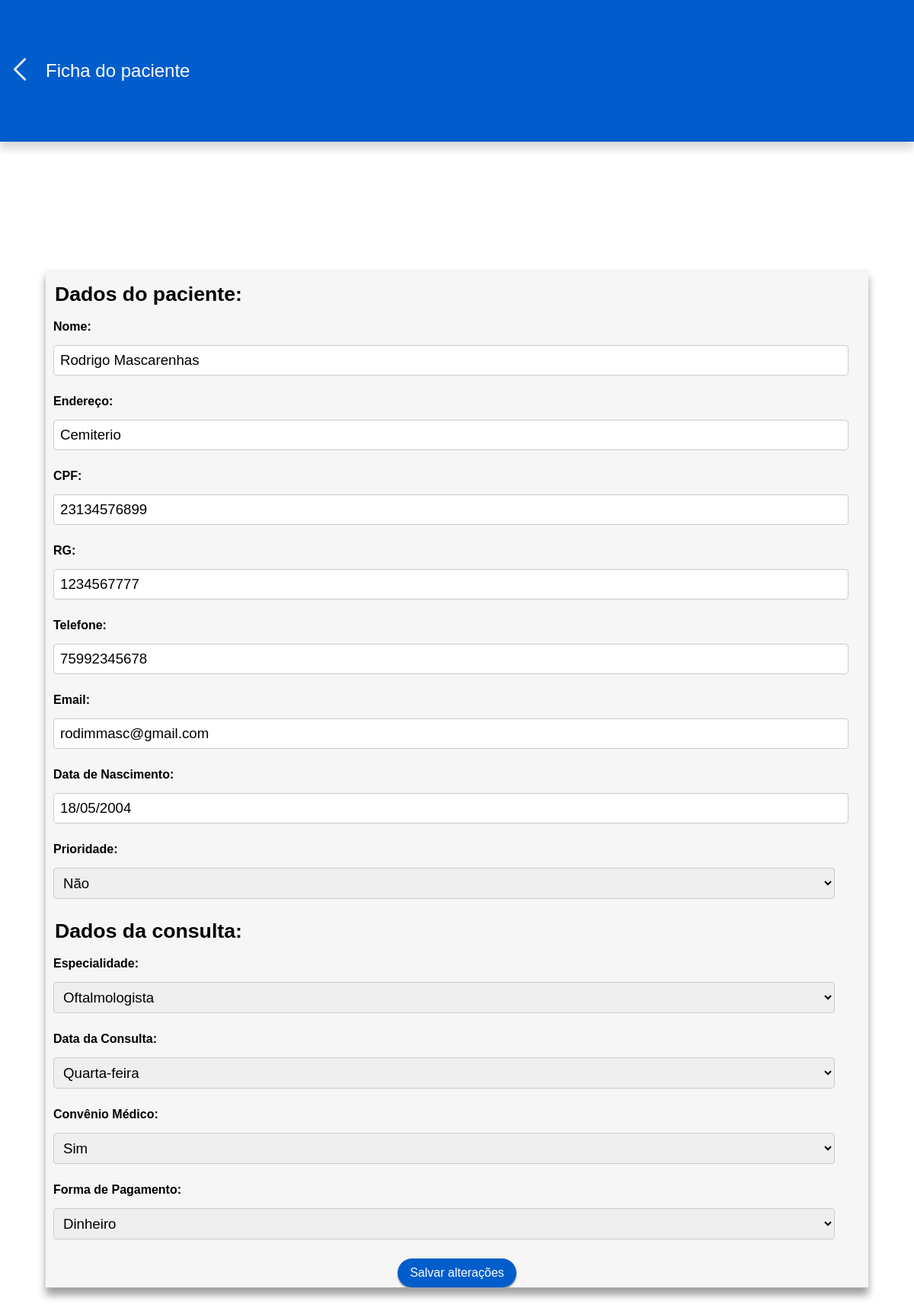
The app's page /edita/9/ with its own data.
### gerenciador/models.py (models this page shows)
class Paciente(models.Model): # CLASSE QUE REPRESENTA A TABELA PACIENTE NA BASE DE DADOS
    ESPECIALIDADE_UM = 'Clinico Geral'
    ESPECIALIDADE_DOIS = 'Oftalmologista'
    ESPECIALIDADE_TRES = 'Dermatologista'
    ESPECIALIDADE_CHOICES = [
        (ESPECIALIDADE_UM, 'Clinico Geral'),
        (ESPECIALIDADE_DOIS, 'Oftalmologista'),
        (ESPECIALIDADE_TRES, 'Dermatologista'),
    ]
    OPTION_SIM = 'Sim'
    OPTION_NAO = 'Não'
    OPTION_CHOICES = [
        (OPTION_SIM, 'Sim'),
        (OPTION_NAO, 'Não'),
    ]
    PAGAMENTO_UM = 'Dinheiro'
    PAGAMENTO_DOIS = 'Cartão de credito'
    PAGAMENTO_TRES = 'Cartão de debito'
    PAGAMENTO_QUATRO = 'Convênio médico'
    PAGAMENTO_CHOICES = [
        (PAGAMENTO_UM, 'Dinheiro'),
        (PAGAMENTO_DOIS, 'Cartão de credito'),
        (PAGAMENTO_TRES, 'Cartão de debito'),
        (PAGAMENTO_QUATRO, 'Convênio médico'),
    ]
    DIA_SEGUNDA = 'Segunda-feira'
    DIA_TERCA = 'Terça-feira'
    DIA_QUARTA = 'Quarta-feira'
    DIA_QUINTA = 'Quinta-feira'
    DIA_SEXTA = 'Sexta-feira'
    DIAS_CHOICES = [
        (DIA_SEGUNDA, 'Segunda-feira'),
        (DIA_TERCA, 'Terça-feira'),
        (DIA_QUARTA, 'Quarta-feira'),
        (DIA_QUINTA, 'Quinta-feira'),
        (DIA_SEXTA, 'Sexta-feira'),
    ]
    nome = models.CharField(max_length=100,null=False, blank=False)
    endereco = models.CharField(max_length=100)
    prioridade = models.CharField(max_length=5, null=False, blank=False, choices=OPTION_CHOICES, default=OPTION_NAO)
    cpf = models.CharField(max_length=15, null=False, blank=False)
    rg = models.CharField(max_length=15)
    telefone = models.CharField(max_length=20, null=False, blank=False)
    email = models.CharField(max_length=100)
    data_nascimento = models.DateField(null=False, blank=False)
    especialidade = models.CharField(max_length=50, null=False, blank=False, choices=ESPECIALIDADE_CHOICES, default=ESPECIALIDADE_UM)
    data_consulta = models.CharField(max_length=50, null=False, blank=False, choices=DIAS_CHOICES)
    convenio_medico = models.CharField(max_length=50, null=False, blank=False, choices=OPTION_CHOICES, default=OPTION_NAO)
    forma_pagamento = models.CharField(max_length=50, null=False, blank=False, choices=PAGAMENTO_CHOICES, default=PAGAMENTO_UM)

### gerenciador/views.py (the view, shortened to what this page needs)
# urls.py: path('edita/<int:pk>/', EditarFicha.as_view(), name='editar'),
class EditarFicha(UpdateView): # VIEW PARA EDITAR A FICHA DO PACIENTE A PARTIR DO SEU ID PRIMARY KEY
    model=Paciente  # TABELA DA BASE DE DADOS
    fields=['nome', 'endereco', 'cpf', 'rg', 'telefone', 'email', 'data_nascimento',
            'prioridade', 'especialidade', 'data_consulta', 'convenio_medico', 'forma_pagamento'] # CAMPOS DO FORMULARIO HTML
    template_name='gerenciador/editar.html'# PASSAGEM DA TEMPLATE HTML

### gerenciador/templates/gerenciador/editar.html (shortened to what this page needs)
<!DOCTYPE html>
<html lang="pt-br">
    <head>
        {% load static %}
        <link rel="stylesheet" href="{% static 'cadastro_style.css' %}">
    </head>
    <body>
        <div class="main-agendar">
            <div class="navbar">
                <a href="{% url 'consultas' %}"><img src="{% static 'img/retornar.svg' %}" alt="Voltar" class="btn-voltar"></a>
                <h1>Ficha do paciente</h1>
            </div>
            <div class="painel-cadastro">
                <div id="card-formulario">
                    <form id="formulario" method="POST">
                        <h1 class="titulo-campo">Dados do paciente:</h1>
                        <div class="form-group">
                            <label for="id_nome">Nome:</label>
                            {{ form.nome }}
                        </div>
                        <div class="form-group">
                            <label for="id_endereco">Endereço:</label>
                            {{ form.endereco }}
                        </div>
                        <div class="form-group">
                            <label for="id_cpf">CPF:</label>
                            {{ form.cpf }}
                        </div>
                        <div class="form-group">
                            <label for="id_rg">RG:</label>
                            {{ form.rg }}
                        </div>
                        <div class="form-group">
                            <label for="id_telefone">Telefone:</label>
                            {{ form.telefone }}
                        </div>
                        <div class="form-group">
                            <label for="id_email">Email:</label>
                            {{ form.email }}
                        </div>
                        <div class="form-group">
                            <label for="id_data_nascimento">Data de Nascimento:</label>
                            {{ form.data_nascimento }}
                        </div>
                        <div class="form-group">
                            <label for="id_prioridade">Prioridade:</label>
                            {{ form.prioridade }}
                        </div>
                        <h1 class="titulo-campo">Dados da consulta:</h1>
                        <div class="form-group">
                            <label for="id_especialidade">Especialidade:</label>
                            {{ form.especialidade }}
                        </div>
                        <div class="form-group">
                            <label for="id_data_consulta">Data da Consulta:</label>
                            {{ form.data_consulta }}
                        </div>
                        <div class="form-group">
                            <label for="id_convenio_medico">Convênio Médico:</label>
                            {{ form.convenio_medico }}
                        </div>
                        <div class="form-group">
                            <label for="id_forma_pagamento">Forma de Pagamento:</label>
                            {{ form.forma_pagamento }}
                        </div>
                        <div class="form-botao">
                            <button type="submit" class="btn-salvar">Salvar alterações</button>
                        </div>
                    </form>
                </div>
            </div>
        </div>
    </body>
</html>

### gerenciador/static/cadastro_style.css (style rules this page uses)
body { margin: 0; padding: 0; font-family: 'Noto-Sans', sans-serif; }
.main-agendar { width: 100vw; height: 100vh; display: block; align-items: center; justify-content: center; }
.navbar { width: 100%; height: 10%; background: #005dcb; display: flex; justify-content: flex-start; align-items: center; box-shadow: 0px 10px 10px rgba(0, 0, 0, 0.144); }
.navbar > h1 { color: white; font-size: 18pt; margin-left: 8px; font-weight: 300; }
.btn-voltar { width: 40px; padding: 6px; cursor: pointer; }
.painel-cadastro { width: 100%; height: 90%; display: flex; justify-content: center; align-items: center; }
#card-formulario { width: 90%; height: 80%; display: inline-block; background: #f6f6f6; box-shadow: 0px 10px 10px 0px rgba(0, 0, 0, 0.377); overflow-x: auto; }
.titulo-campo { margin-left: 1vw; font-size: 20pt; }
.form-botao { width: 100%; display: flex; justify-content: center; align-items: center; }
.btn-salvar { width: 13vw; font-size: 12pt; padding: 10px; color: white; background-color: #005dcb; border: none; border-radius: 20px; box-shadow: 0px 2px 2px 0px rgba(0, 0, 0, 0.377); cursor: pointer; margin-bottom: 1vh; }
.form-group { margin-top: 10px; margin-bottom: 15px; }
.form-group label { display: block; margin-left: 10px; margin-bottom: 5px; font-weight: bold; }
.form-group input, .form-group select { width: 95%; margin: 10px; padding: 8px; border: 1px solid #ccc; border-radius: 4px; font-size: 14pt; }

### records on screen
Paciente: nome "Rodrigo Mascarenhas", endereco "Cemiterio", cpf "23134576899", rg "1234567777", telefone "75992345678", email "rodimmasc@gmail.com", data_nascimento "18/05/2004", prioridade "Não", especialidade "Oftalmologista", data_consulta "Quarta-feira", convenio_medico "Sim", forma_pagamento "Dinheiro"
